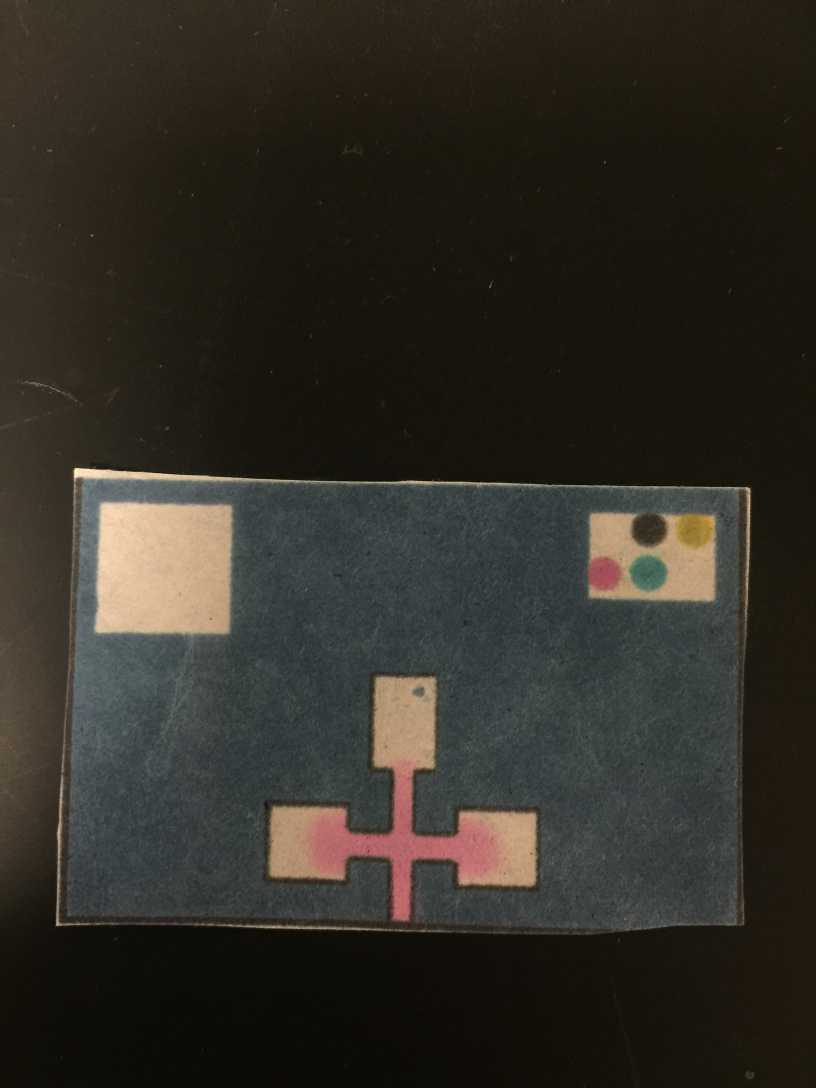
#> input picture original.jpg, 2448 x 3264 px (shown at 1/3 size)
$ jupyter execute sample.ipynb   (older library calls are emulated)
#> lines starting #> are read from the running program, lines starting #| are printed output that depends on the picture; after the words box and inside, x2 and y2 are one past the last pixel; in counts of white or black regions, pixels touching at a corner belong together
[cell 1]
import cv2
import numpy as np


img = cv2.imread('original.jpg')
#> img is the input picture: shape (3264, 2448, 3); mean B, G, R 38.1, 45.7, 48.8
img_D = img
hsv = cv2.cvtColor(img, cv2.COLOR_BGR2HSV)
#> hsv: shape (3264, 2448, 3); mean H, S, V 38.4, 88, 51

[cell 2]
H = hsv[:,:,0]
S = hsv[:,:,1]
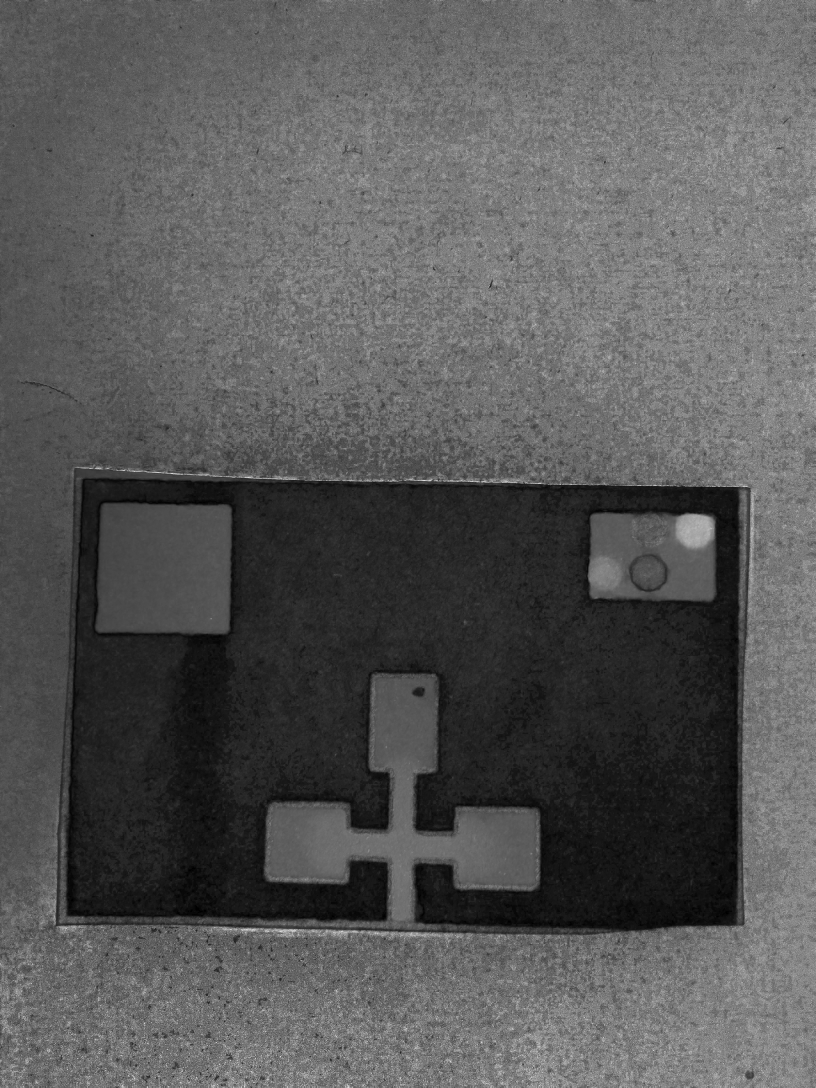
#> S: shape (3264, 2448) (shown at 1/3 size); min 0, max 255, mean 88
V = hsv[:,:,2]

kernel1 = cv2.getStructuringElement(cv2.MORPH_CROSS,(17,17))
kernel2 = cv2.getStructuringElement(cv2.MORPH_CROSS,(7,7))
kernel3 = cv2.getStructuringElement(cv2.MORPH_RECT,(7,7))


# processing on H for extraction of pink parts
H = cv2.dilate(H,kernel1,iterations = 10)
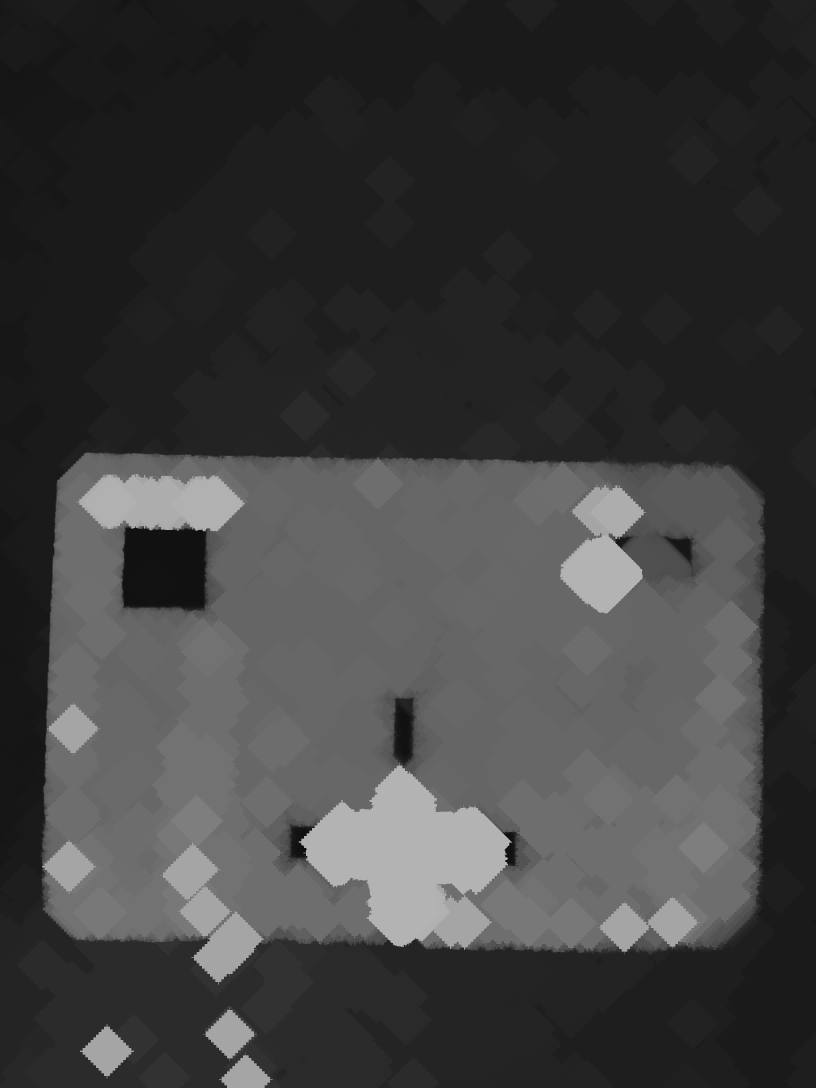
#> H: shape (3264, 2448) (shown at 1/3 size); min 16, max 179, mean 62.7
ret,th1 = cv2.threshold(H,127,255,cv2.THRESH_BINARY)
#> th1: shape (3264, 2448); 5.6% white; 12 white regions, largest, box (x1, y1, x2, y2) and area: (896, 2289, 1536, 2850) 194561, (230, 1422, 736, 1594) 64004, (1680, 1454, 1939, 1840) 57891
th1 = cv2.erode(th1,kernel1,iterations = 10)
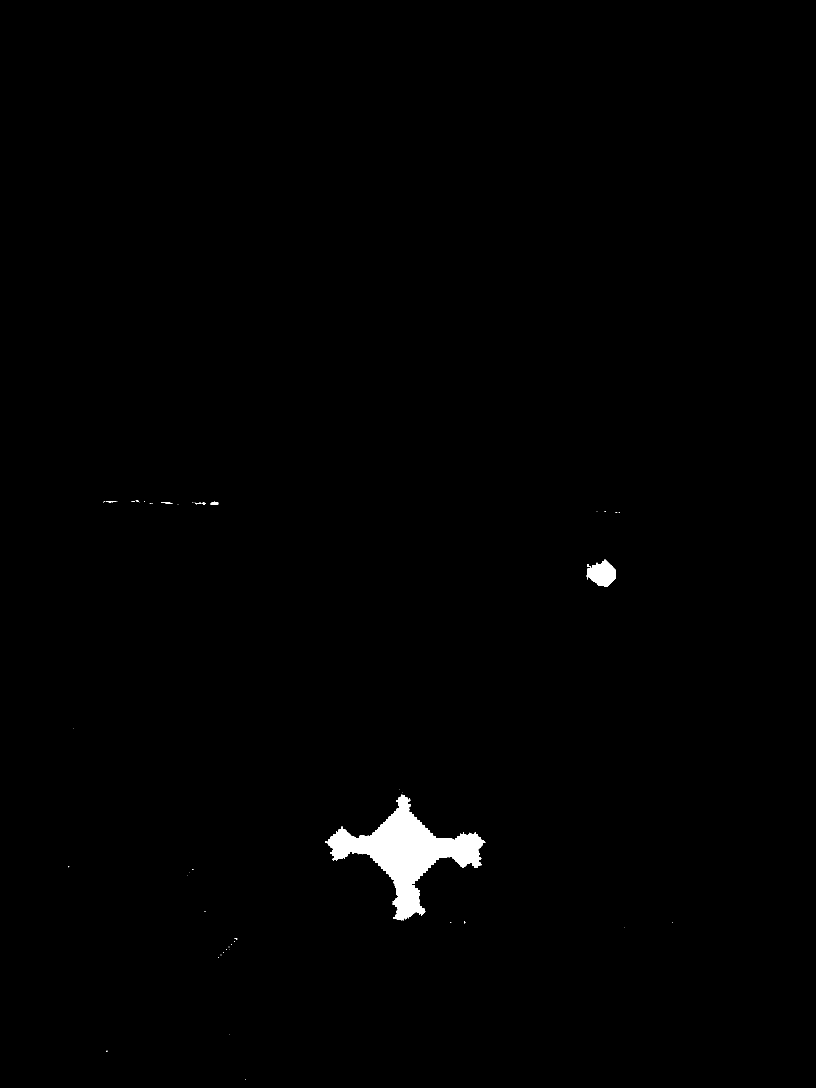
#> th1: shape (3264, 2448) (shown at 1/3 size); 0.78% white; 46 white regions (38 under 20 px), largest, box (x1, y1, x2, y2) and area: (976, 2384, 1456, 2761) 57422, (1760, 1678, 1848, 1760) 4662, (631, 1505, 656, 1514) 131
th1  = cv2.morphologyEx(th1 , cv2.MORPH_OPEN, kernel1)
#> th1: shape (3264, 2448); 0.77% white; 2 white regions

_, contours, hierarchy = cv2.findContours(th1,cv2.RETR_TREE,cv2.CHAIN_APPROX_SIMPLE)
#> contours = 2 contours; box (x1, y1, x2, y2) and area: (976, 2384, 1452, 2761) 56081, (1761, 1678, 1848, 1760) 4443
#print(contours[0])

(x,y),radius = cv2.minEnclosingCircle(contours[0])
#> x = 1213.5; y = 2526.5; radius = 237.5
center = (int(x),int(y))
#> center = (1213, 2526)
radius = int(radius)
#> radius = 237
img1 = cv2.circle(img,center,radius,(0,255,0),7)

img1 = cv2.resize(img1, (960, 540))
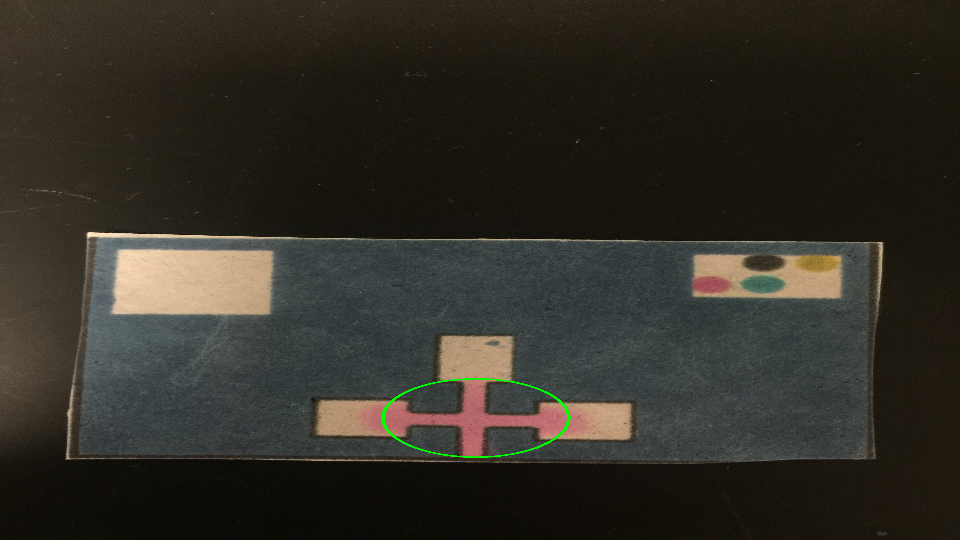
#> img1: shape (540, 960, 3); mean B, G, R 37.9, 45.8, 48.5
cv2.imshow("output", img1)
cv2.waitKey(0)
cv2.destroyAllWindows()


# processing on V for extraction of cross

V = cv2.erode(V,kernel3,iterations = 5)
th3 = cv2.morphologyEx(V, cv2.MORPH_OPEN, kernel3)
ret,th3 = cv2.threshold(th3,127,255,cv2.THRESH_BINARY)
#> th3: shape (3264, 2448); 3.8% white; 4 white regions, box (x1, y1, x2, y2) and area: (300, 1520, 680, 1886) 131806, (826, 2047, 1593, 2745) 121812, (1981, 1559, 2131, 1787) 26974, (1783, 1554, 1907, 1781) 20656
th3 = cv2.dilate(th3,kernel2,iterations = 15)
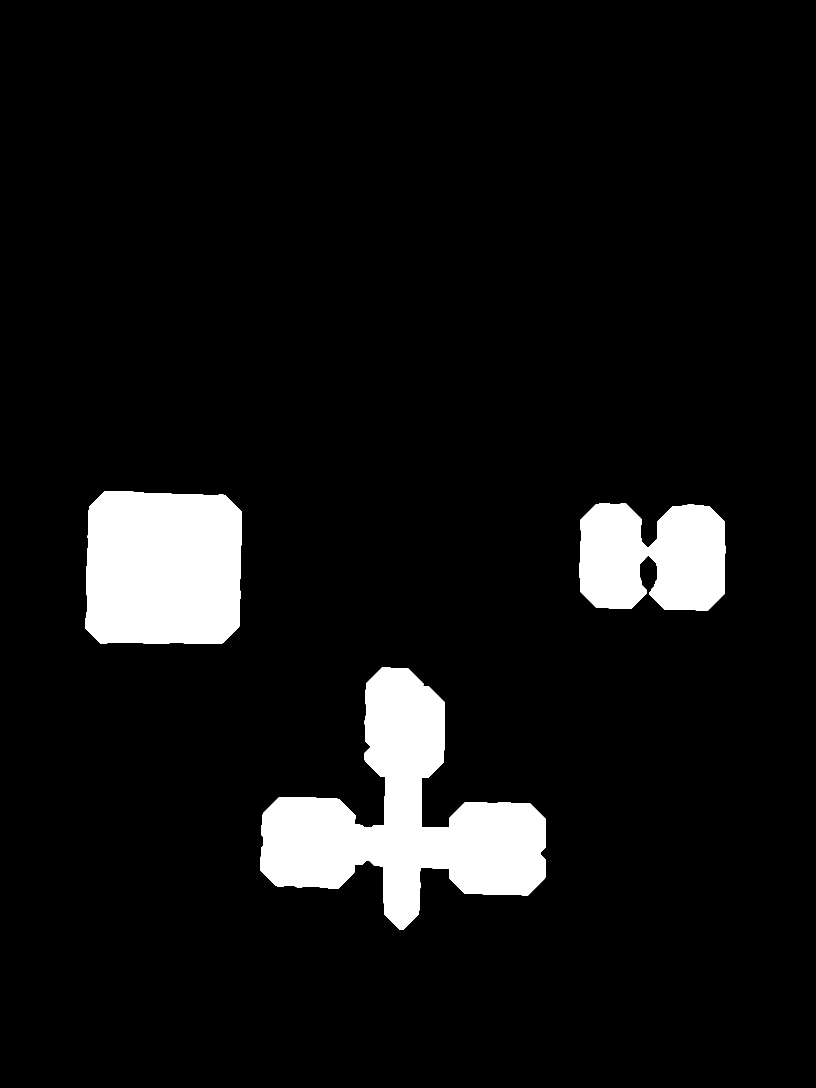
#> th3: shape (3264, 2448) (shown at 1/3 size); 7.5% white; 3 white regions


_, contours2, hierarchy = cv2.findContours(th3,cv2.RETR_TREE,cv2.CHAIN_APPROX_SIMPLE)
#> contours2 = 3 contours; box (x1, y1, x2, y2) and area: (781, 2002, 1638, 2790) 279354, (255, 1475, 725, 1931) 201277, (1738, 1509, 2176, 1832) 115508

x,y,w,h = cv2.boundingRect(contours2[0])
#> x = 781; y = 2002; w = 857; h = 788
img2 = cv2.rectangle(img,(x,y),(x+w,y+h),(0,0,255),7)

img2 = cv2.resize(img2, (960, 540))
#> img2: shape (540, 960, 3)
cv2.imshow("output", img2)
cv2.waitKey(0)
cv2.destroyAllWindows()
